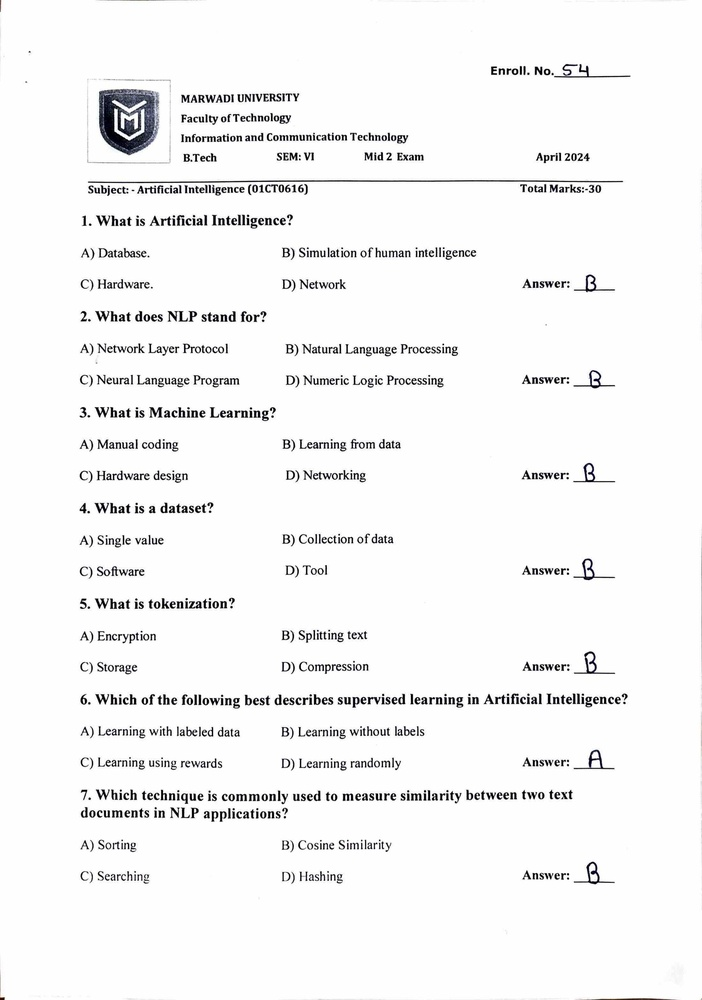
#> input picture pages/model_page_1.jpg, 702 x 1000 px, shrunk from 2463 x 3509 before the run
$ python -i preprocessing.py   (imports and definitions only)
#> lines starting #> are read from the running program, lines starting #| are printed output that depends on the picture; after the words box and inside, x2 and y2 are one past the last pixel; in counts of white or black regions, pixels touching at a corner belong together
import cv2

def preprocess_image(image_path):
#> called with image_path = '../../pages/model_page_1.jpg'
    img = cv2.imread(image_path)
#> img is the input picture: shape (1000, 702, 3); mean B, G, R 244.9, 244.8, 244.8

    # 🔥 Safety check
    if img is None:
        raise ValueError("Image not found! Check path.")

    # -----------------------
    # Step 1: Convert to grayscale
    # -----------------------
    gray = cv2.cvtColor(img, cv2.COLOR_BGR2GRAY)

    # -----------------------
    # 🔥 Step 2: Increase contrast (VERY IMPORTANT)
    # -----------------------
    gray = cv2.convertScaleAbs(gray, alpha=1.5, beta=0)
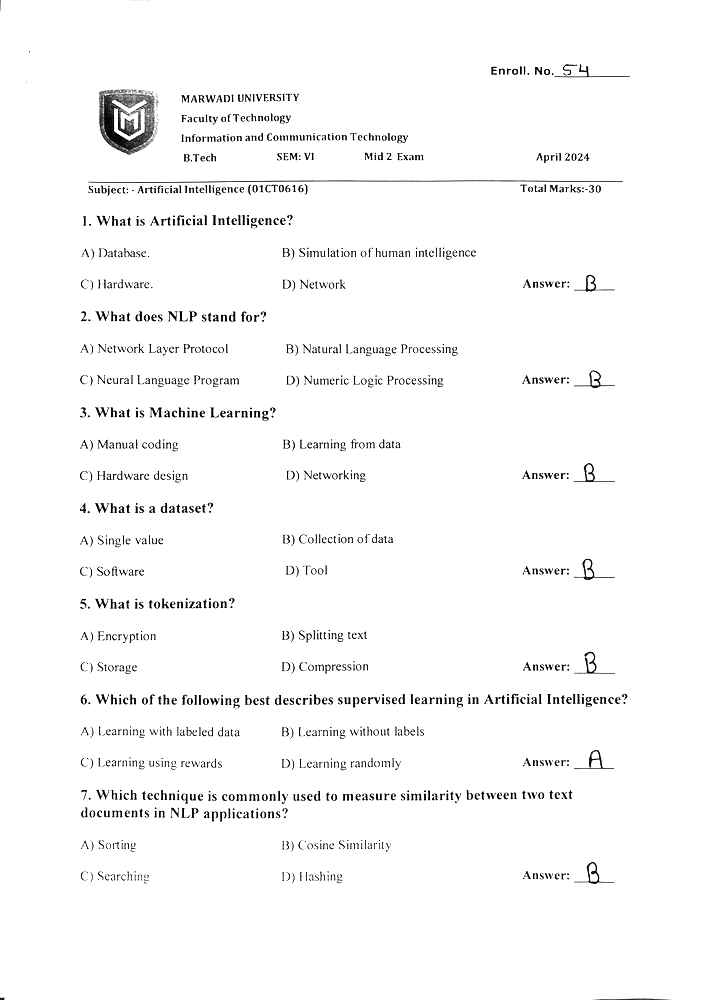
#> gray: shape (1000, 702); min 0, max 255, mean 248.6

    # -----------------------
    # Step 3: Remove noise
    # -----------------------
    blur = cv2.GaussianBlur(gray, (5, 5), 0)

    # -----------------------
    # 🔥 Step 4: Adaptive Threshold (BEST for OCR)
    # -----------------------
    thresh = cv2.adaptiveThreshold(
        blur,
        255,
        cv2.ADAPTIVE_THRESH_GAUSSIAN_C,
        cv2.THRESH_BINARY,
        11,
        2
    )
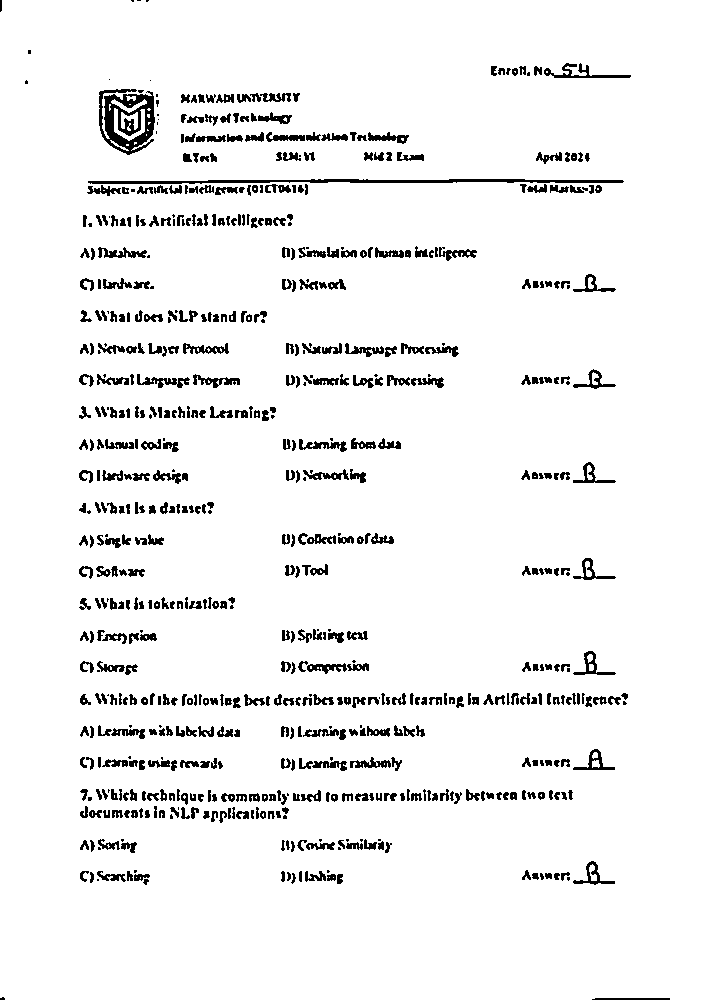
#> thresh: shape (1000, 702); 94.4% white; 661 black regions (96 under 20 px), largest, box (x1, y1, x2, y2) and area: (99, 89, 155, 155) 2047, (88, 179, 624, 184) 1567, (544, 63, 631, 78) 409

    return thresh

>>> result = preprocess_image('../../pages/model_page_1.jpg')

$ run again, on pages/model_page_10.jpg
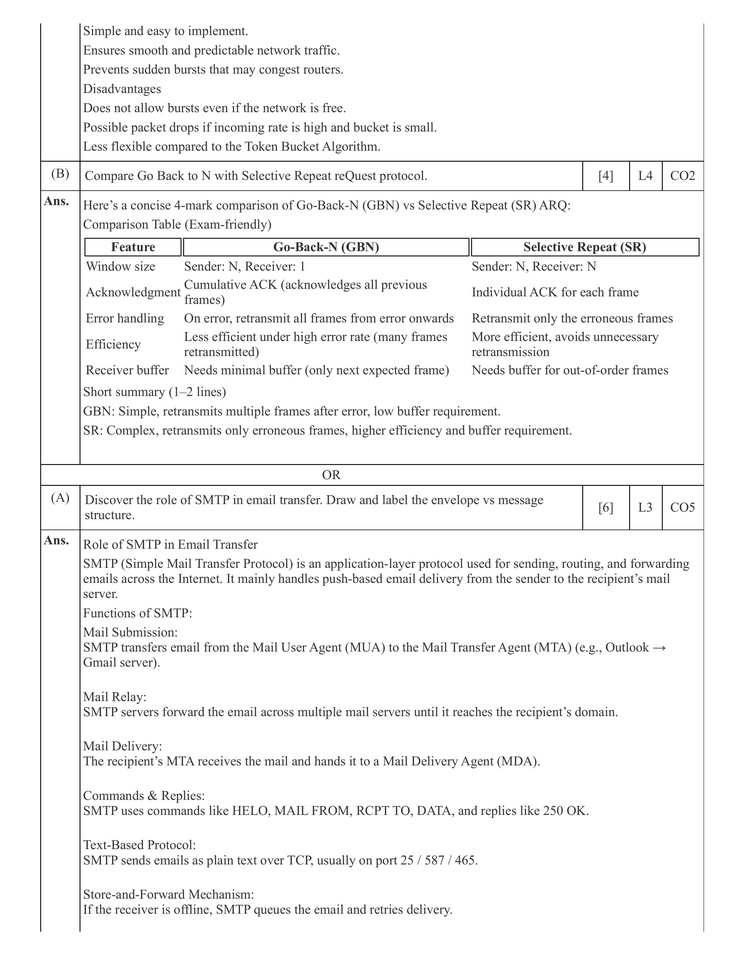
#> input picture pages/model_page_10.jpg, 738 x 956 px, shrunk from 2550 x 3300 before the run
#> in preprocess_image, img is the input picture: shape (956, 738, 3); min 0, max 255, mean 243.7
#> in preprocess_image, `gray = cv2.convertScaleAbs(gray, alpha=1.5, beta=0)`:
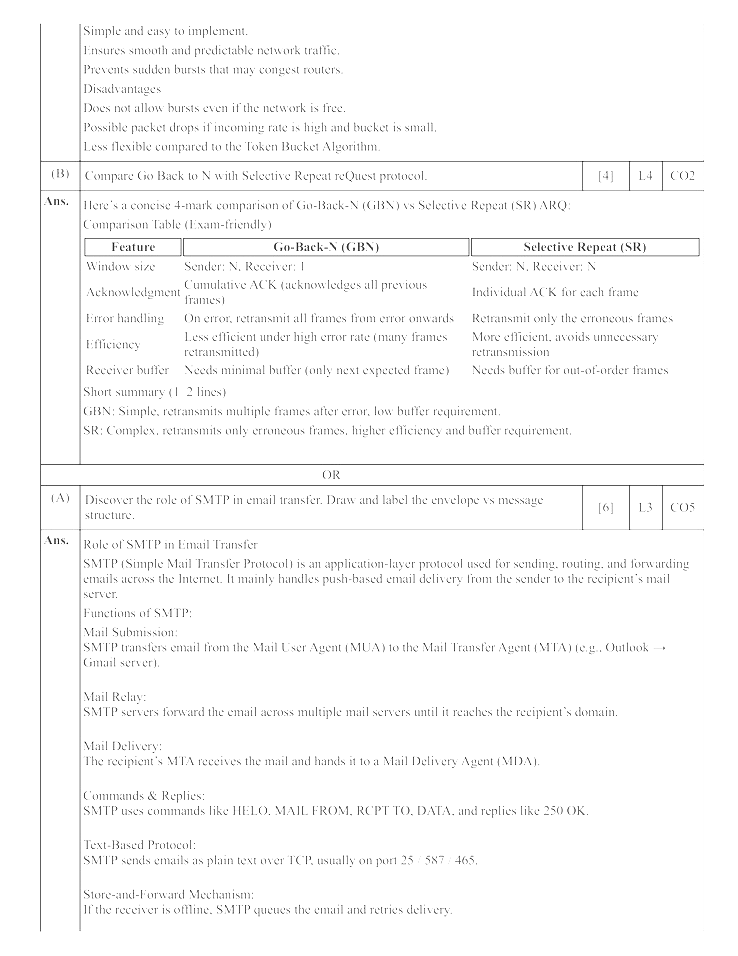
#> gray: shape (956, 738); min 0, max 255, mean 249.6
#> in preprocess_image, `thresh = cv2.adaptiveThreshold( blur, 255, cv2.ADAPTIVE_THRESH_GAUSSIA..`:
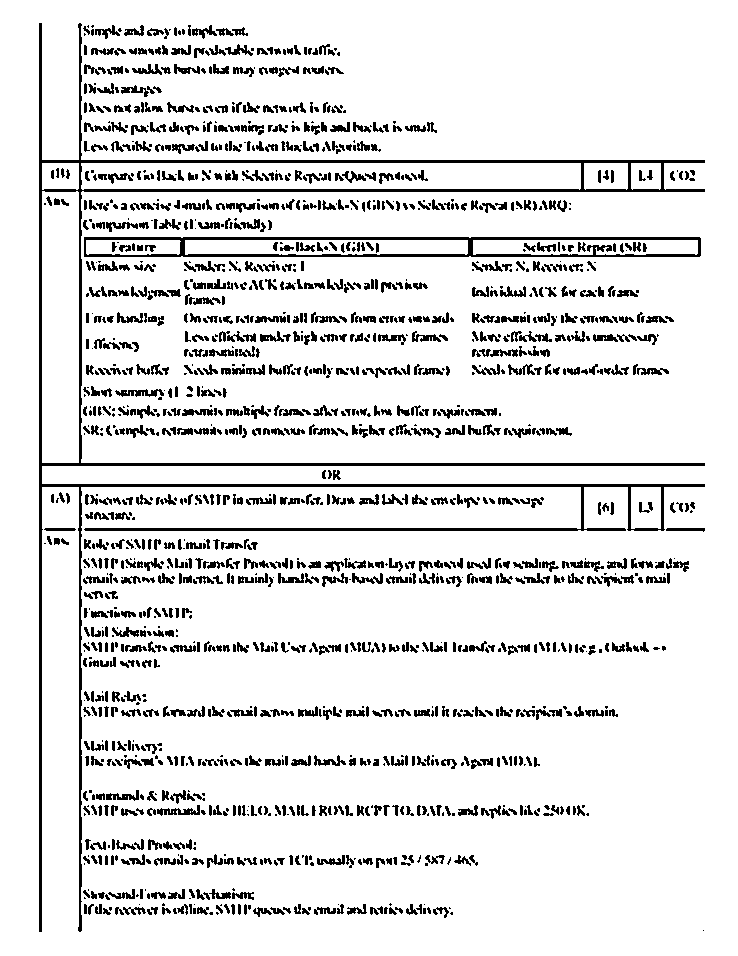
#> thresh: shape (956, 738); 89.4% white; 1581 black regions (502 under 20 px), largest, box (x1, y1, x2, y2) and area: (39, 23, 705, 932) 15217, (84, 237, 701, 257) 3843, (115, 389, 164, 397) 227

$ run again, on pages/model_page_11.jpg
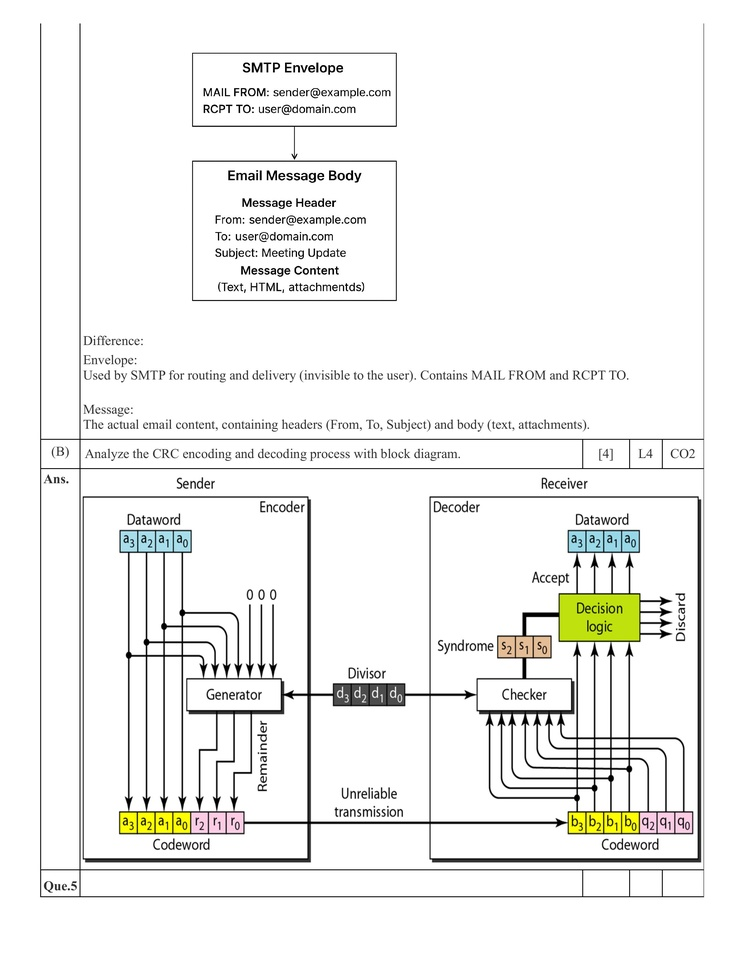
#> input picture pages/model_page_11.jpg, 738 x 956 px, shrunk from 2550 x 3300 before the run
#> in preprocess_image, img is the input picture: shape (956, 738, 3); mean B, G, R 239.7, 241.5, 241.3
#> in preprocess_image, `gray = cv2.convertScaleAbs(gray, alpha=1.5, beta=0)`:
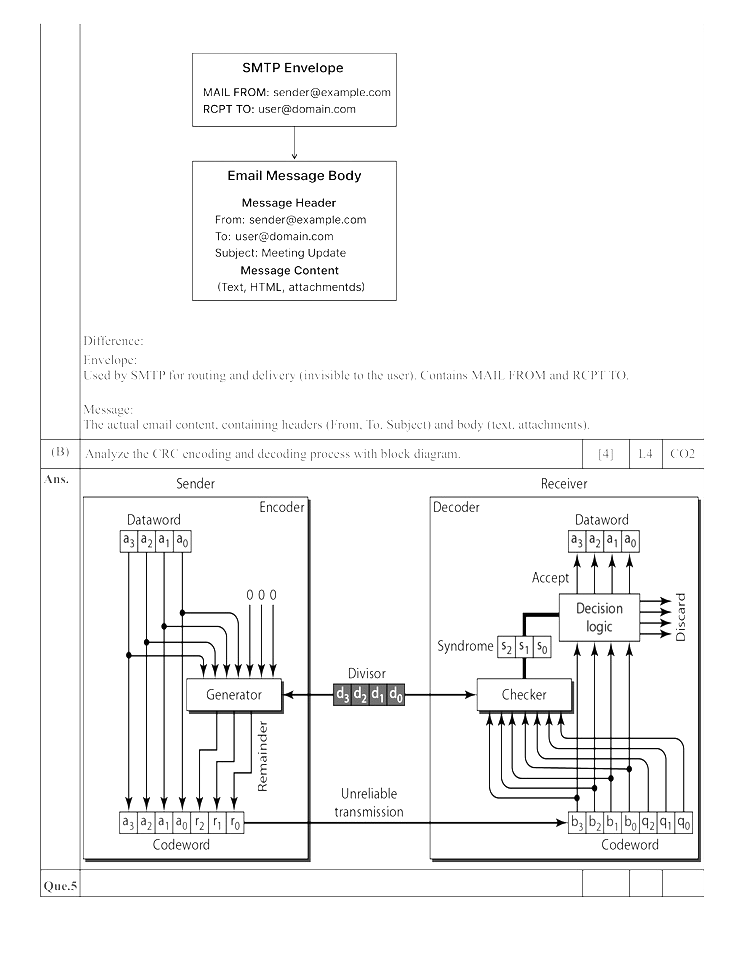
#> gray: shape (956, 738); min 0, max 255, mean 246.1
#> in preprocess_image, `thresh = cv2.adaptiveThreshold( blur, 255, cv2.ADAPTIVE_THRESH_GAUSSIA..`:
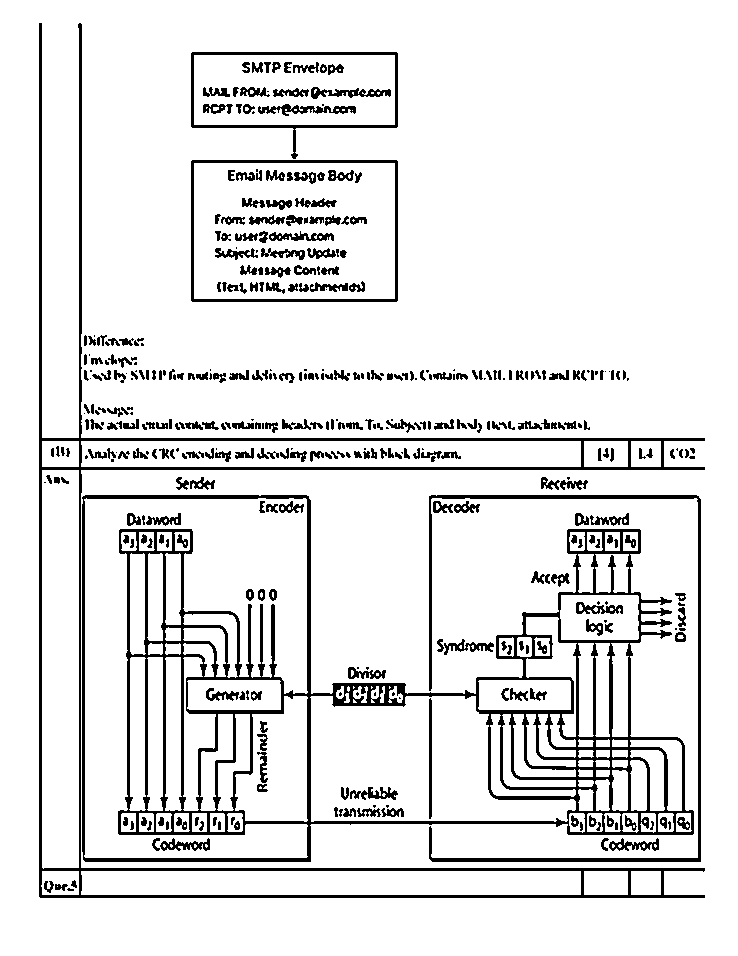
#> thresh: shape (956, 738); 90% white; 415 black regions (93 under 20 px), largest, box (x1, y1, x2, y2) and area: (82, 495, 694, 862) 26405, (39, 23, 705, 898) 13167, (429, 495, 701, 862) 3868

$ run again, on pages/model_page_12.jpg
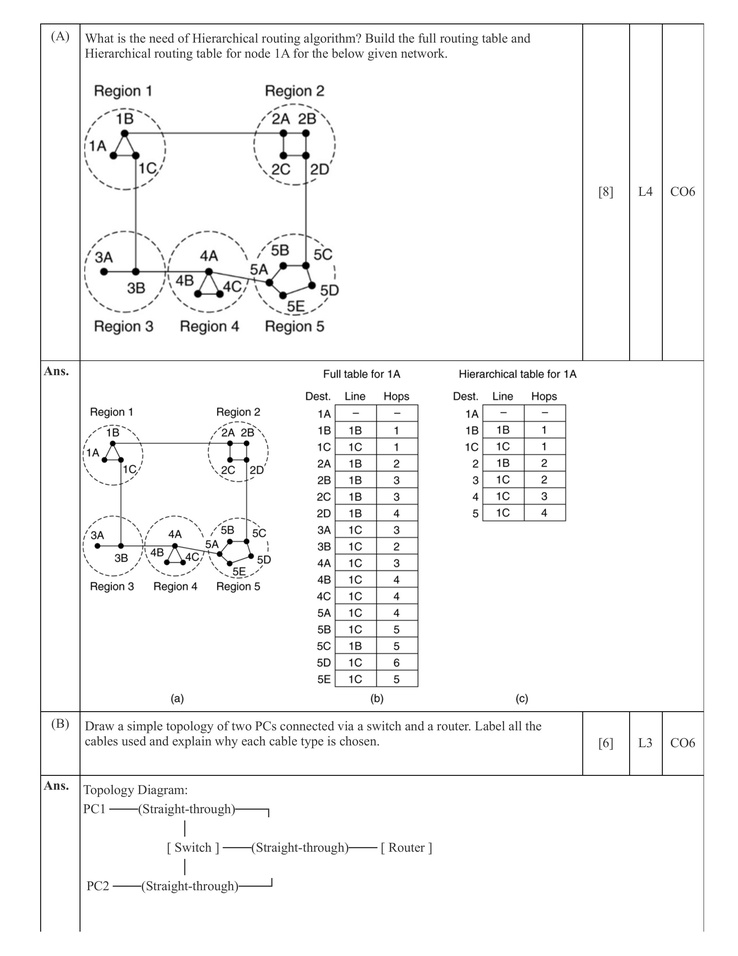
#> input picture pages/model_page_12.jpg, 738 x 956 px, shrunk from 2550 x 3300 before the run
#> in preprocess_image, img is the input picture: shape (956, 738, 3); min 0, max 255, mean 246.5
#> in preprocess_image, `gray = cv2.convertScaleAbs(gray, alpha=1.5, beta=0)`:
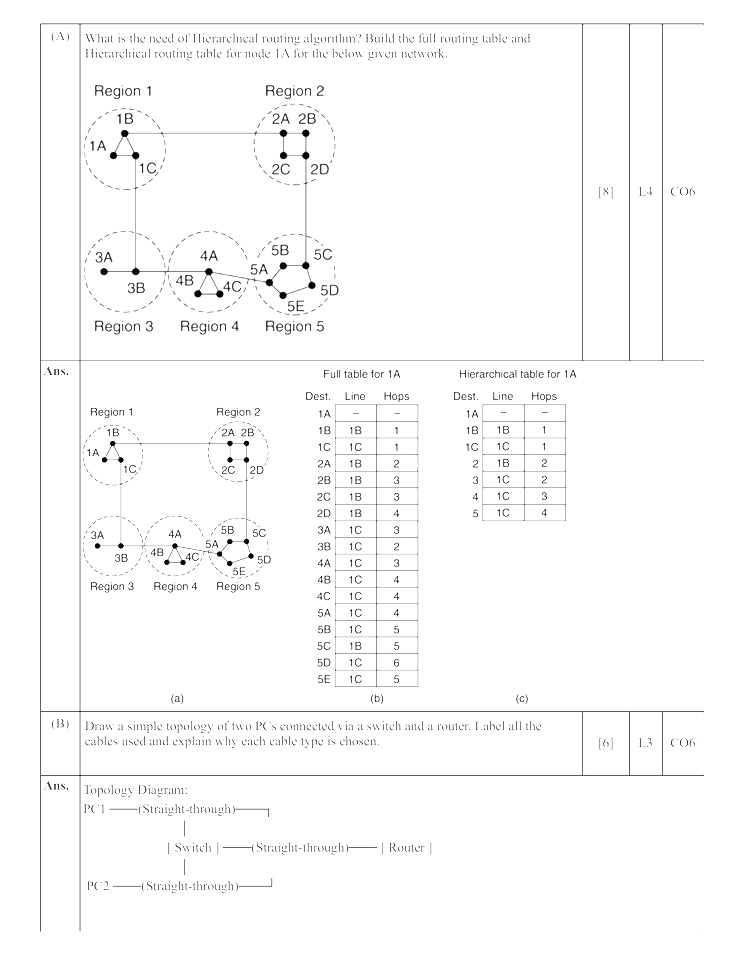
#> gray: shape (956, 738); min 0, max 255, mean 250.5
#> in preprocess_image, `thresh = cv2.adaptiveThreshold( blur, 255, cv2.ADAPTIVE_THRESH_GAUSSIA..`:
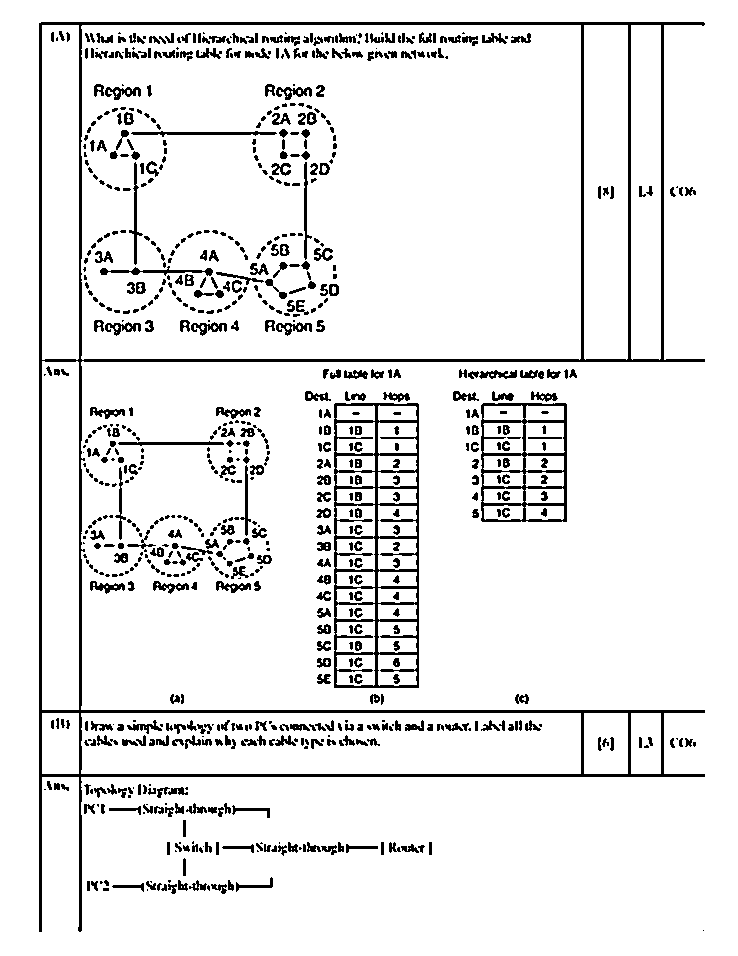
#> thresh: shape (956, 738); 91.7% white; 826 black regions (331 under 20 px), largest, box (x1, y1, x2, y2) and area: (39, 22, 705, 932) 16795, (334, 403, 419, 688) 5920, (481, 403, 567, 522) 2532
